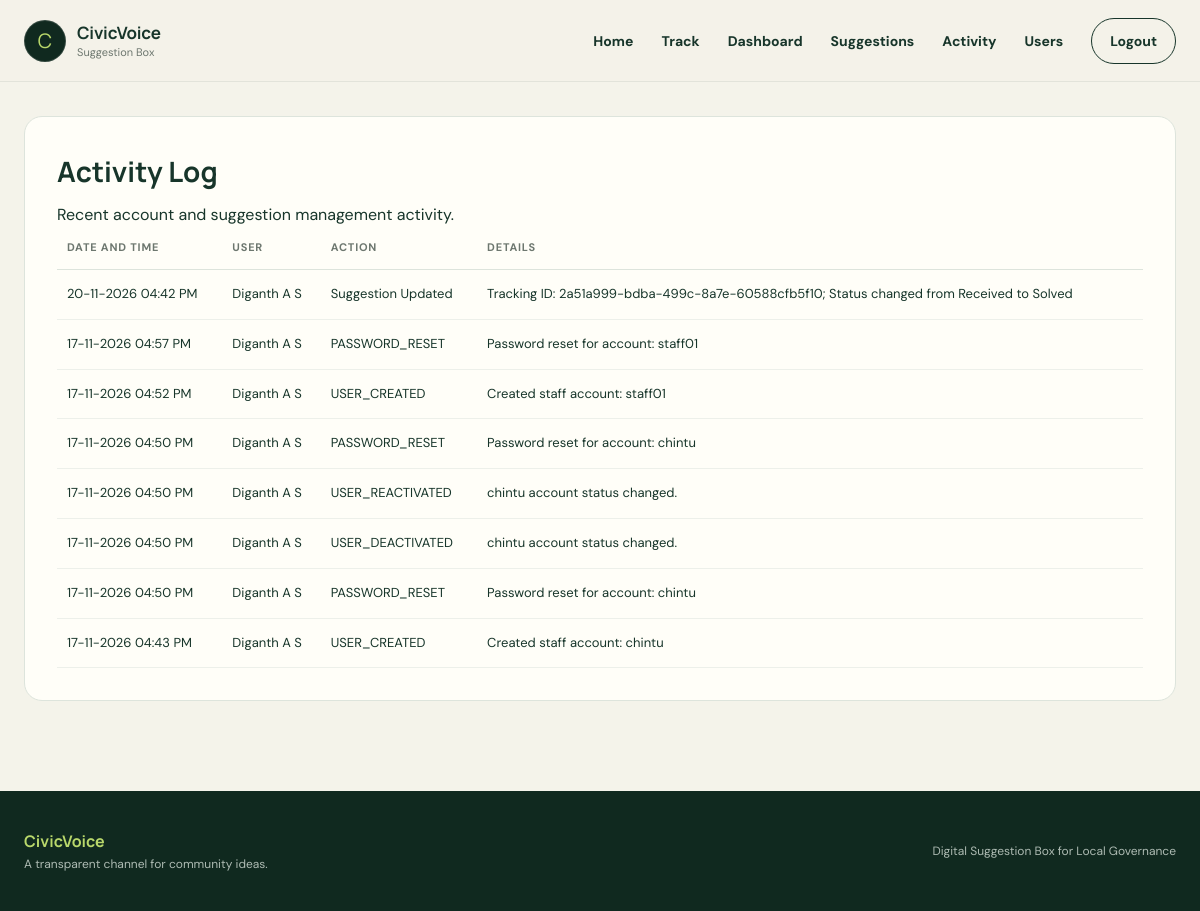
Before: /admin/activity (signed in) with the older database file.
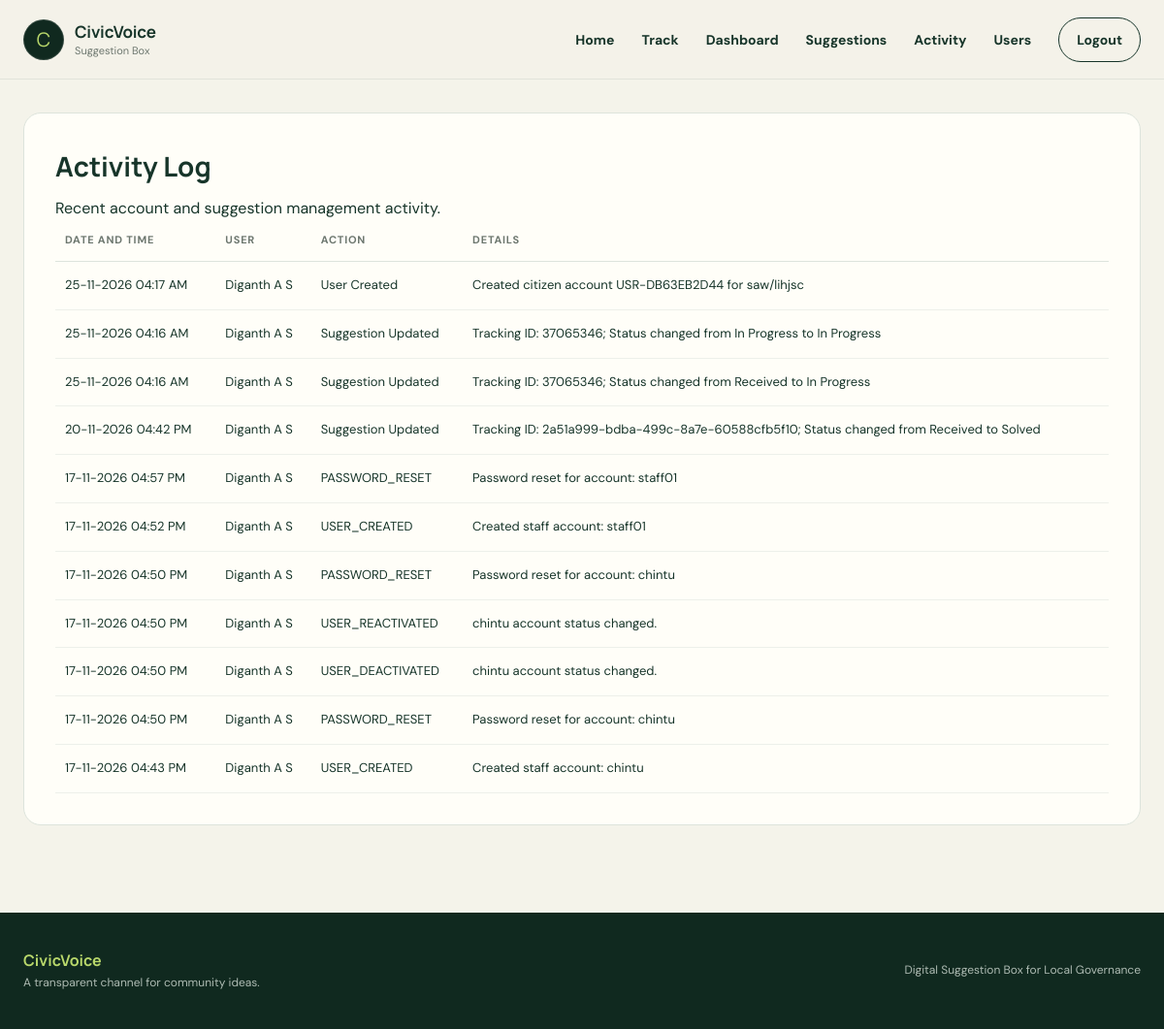
After: the same page with the newer database file.
### app/models.py (models this page shows)
class ActivityLog(db.Model):
    id = db.Column(db.Integer, primary_key=True)
    user_id = db.Column(
        db.Integer,
        db.ForeignKey("user.id", ondelete="SET NULL"),
        nullable=True
    )
    action = db.Column(db.String(100), nullable=False)
    details = db.Column(db.Text, nullable=True)
    created_at = db.Column(
        db.DateTime,
        default=datetime.utcnow
    )

class User(UserMixin, db.Model):
    id = db.Column(db.Integer, primary_key=True)
    public_user_id = db.Column(db.String(20), unique=True, nullable=True)
    username = db.Column(
        db.String(80),
        unique=True,
        nullable=False
    )
    full_name = db.Column(db.String(100), nullable=True)
    mobile_number = db.Column(db.String(16), unique=True, nullable=True)
    email = db.Column(db.String(254), unique=True, nullable=True)
    password_hash = db.Column(db.String(255), nullable=False)
    role = db.Column(db.String(20), nullable=False)
    is_active = db.Column(
        db.Boolean,
        default=True,
        nullable=False
    )
    must_change_password = db.Column(
        db.Boolean,
        default=True,
        nullable=False
    )
    failed_login_attempts = db.Column(
        db.Integer,
        default=0,
        nullable=False
    )
    locked_until = db.Column(db.DateTime, nullable=True)
    setup_token_nonce = db.Column(db.String(64), nullable=True)
    created_at = db.Column(
        db.DateTime,
        default=datetime.utcnow
    )

### app/routes.py (the view)
    @app.route("/admin/activity")
    @admin_required
    def activity_log():
        activity_entries = (
            db.session.query(ActivityLog, User.username)
            .outerjoin(User, ActivityLog.user_id == User.id)
            .order_by(ActivityLog.created_at.desc(), ActivityLog.id.desc())
            .all()
        )
        return render_template(
            "activity_log.html",
            activity_entries=activity_entries
        )

### app/__init__.py (called while the page is built)
@login_manager.user_loader
def load_user(user_id):
    from app.models import User
    try:
        user_id = int(user_id)
    except (TypeError, ValueError):
        return None
    user = db.session.get(User, user_id)
    if user is None or not user.is_active:
        return None
    return user

### app/routes.py (called while the page is built)
def admin_required(view_function):
    @wraps(view_function)
    @login_required
    def wrapped_view(*args, **kwargs):
        if current_user.role != "admin":
            abort(403)
        return view_function(*args, **kwargs)
    return wrapped_view

### app/templates/activity_log.html (shortened to what this page needs)
{% extends "base.html" %}
{% block content %}
<section class="form-container">
    <h2>{% if staff_view %}Suggestion Activity{% else %}Activity Log{% endif %}</h2>
    <p>{% if staff_view %}Recent suggestion status updates handled by staff and administrators.{% else %}Recent account and suggestion management activity.{% endif %}</p>
    {% if activity_entries %}
        <div style="overflow-x: auto;">
            <table>
                <thead>
                    <tr>
                        <th>Date and Time</th>
                        <th>User</th>
                        <th>Action</th>
                        <th>Details</th>
                    </tr>
                </thead>
                <tbody>
                    {% for log, username in activity_entries %}
                        <tr>
                            <td>{{ log.created_at.strftime("%d-%m-%Y %I:%M %p") }}</td>
                            <td>{{ username or "Deleted user" }}</td>
                            <td>{{ log.action }}</td>
                            <td>{{ log.details or "No details provided." }}</td>
                        </tr>
                    {% endfor %}
                </tbody>
            </table>
        </div>
    {% else %}
        <p>No activity has been recorded yet.</p>
    {% endif %}
</section>
{% endblock %}

### app/templates/base.html (shortened to what this page needs)
<!DOCTYPE html>
<html lang="en">
<head>
    <link rel="stylesheet" href="{{ url_for('static', filename='style.css') }}">
</head>
<body>
    <header class="site-header">
        <div class="nav-shell">
            <a class="brand" href="{{ url_for('home') }}" aria-label="Digital Suggestion Box home">
                <span class="brand-mark">C</span>
                <span>
                    <strong>CivicVoice</strong>
                    <small>Suggestion Box</small>
                </span>
            </a>
            <nav class="main-nav" aria-label="Main navigation">
                <a href="{{ url_for('home') }}" class="{% if request.endpoint == 'home' %}active{% endif %}">Home</a>
                <a href="{{ url_for('track_suggestion') }}" class="{% if request.endpoint == 'track_suggestion' %}active{% endif %}">Track</a>
                {% if current_user.is_authenticated %}
                    {% if current_user.role in ["admin", "staff"] %}
                        <a href="{{ url_for('dashboard') }}">Dashboard</a>
                        <a href="{{ url_for('manage_suggestions') }}">Suggestions</a>
                        {% if current_user.role == "admin" %}
                            <a href="{{ url_for('activity_log') }}">Activity</a>
                        {% else %}
                            <a href="{{ url_for('staff_activity_log') }}">Activity</a>
                        {% endif %}
                    {% endif %}
                    {% if current_user.role == "admin" %}
                        <a href="{{ url_for('manage_users') }}">Users</a>
                    {% endif %}
                    <a class="nav-action" href="{{ url_for('logout') }}">Logout</a>
                {% else %}
                    <a class="nav-action" href="{{ url_for('login') }}">Sign In</a>
                {% endif %}
            </nav>
        </div>
    </header>
    <main class="page-shell">
        {% block content %}{% endblock %}
    </main>
    <footer class="site-footer">
        <div class="footer-shell">
            <div><strong>CivicVoice</strong><p>A transparent channel for community ideas.</p></div>
            <p>Digital Suggestion Box for Local Governance</p>
        </div>
    </footer>
</body>
</html>

### app/static/style.css (style rules this page uses)
:root { --ink: #17352a; --green: #1f7a5a; --green-dark: #10291f; --lime: #b9d86b; --cream: #f4f3ea; --paper: #fffef8; --line: #dde4dc; --muted: #6d776f; --orange: #e69b55; }
* { box-sizing: border-box; margin: 0; padding: 0; }
html { scroll-behavior: smooth; }
body { min-height: 100vh; display: flex; flex-direction: column; font-family: "DM Sans", Arial, sans-serif; color: var(--ink); background: var(--cream); line-height: 1.6; }
h1, h2, h3, strong, .brand { font-family: "Manrope", "DM Sans", sans-serif; }
a { color: inherit; }
.site-header { height: 82px; background: rgba(244, 243, 234, .96); border-bottom: 1px solid rgba(23,53,42,.08); position: relative; z-index: 20; }
.nav-shell, .page-shell, .footer-shell { width: min(1180px, calc(100% - 48px)); margin: 0 auto; }
.nav-shell { height: 82px; display: flex; align-items: center; justify-content: space-between; }
.brand { display: flex; align-items: center; gap: 11px; text-decoration: none; }
.brand-mark { width: 42px; height: 42px; display: grid; place-items: center; border-radius: 50%; background: var(--green-dark); color: var(--lime); font-size: 20px; border: 1px solid rgba(255,255,255,.15); }
.brand > span:last-child { display: flex; flex-direction: column; line-height: 1.05; }
.brand strong { font-size: 17px; letter-spacing: -.2px; }
.brand small { margin-top: 5px; color: var(--muted); font-size: 11px; font-family: "DM Sans"; }
.main-nav { display: flex; align-items: center; gap: 28px; }
.main-nav a { font-size: 14px; font-weight: 700; text-decoration: none; position: relative; }
.main-nav a:not(.nav-action)::after { content: ""; position: absolute; left: 0; right: 100%; bottom: -8px; height: 2px; background: var(--green); transition: right .2s; }
.main-nav .nav-action { padding: 11px 18px; border: 1px solid var(--ink); border-radius: 100px; }
.page-shell { flex: 1; padding: 34px 0 72px; }
.form-container { background: var(--paper); border: 1px solid var(--line); border-radius: 18px; padding: 32px; margin-bottom: 18px; }
.form-container h2 { font-size: 28px; margin-bottom: 8px; }
.form-container table { width: 100%; border-collapse: collapse; font-size: 13px; }
.form-container th { text-align: left; color: var(--muted); font-size: 11px; text-transform: uppercase; letter-spacing: .8px; border-bottom: 1px solid var(--line); padding: 12px 10px; }
.form-container td { border-bottom: 1px solid #edf0ea; padding: 14px 10px; }
.site-footer { background: var(--green-dark); color: white; margin-top: auto; }
.footer-shell { min-height: 120px; display: flex; align-items: center; justify-content: space-between; }
.footer-shell strong { color: var(--lime); }
.footer-shell p { color: #aebbb3; font-size: 12px; }

Changed rows visible on the page:
added ActivityLog: created_at "25-11-2026 04:17 AM", username "Diganth A S", action "User Created", details "Created citizen account USR-DB63EB2D44 for saw/lihjsc"
added ActivityLog: created_at "25-11-2026 04:16 AM", username "Diganth A S", action "Suggestion Updated", details "Tracking ID: 37065346; Status changed from In Progress to In Progress"
added ActivityLog: created_at "25-11-2026 04:16 AM", username "Diganth A S", action "Suggestion Updated", details "Tracking ID: 37065346; Status changed from Received to In Progress"
